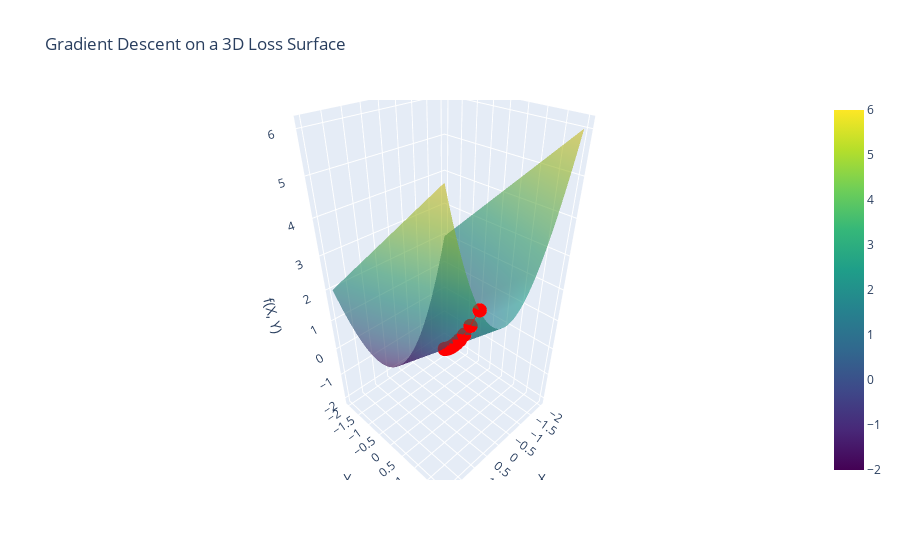

Write notebook code for a chart like this one.
### Code cell
import numpy as np
import plotly.graph_objects as go
import pandas as pd

# Define the function and its gradient
def f(x, y):
    return x**2 + y

def gradient(x, y):
    return np.array([2*x, 2*y])

# Gradient descent parameters
learning_rate = 0.1
num_steps = 100
initial_point = np.array([1.0, 2.0])

# Perform gradient descent and store results
points = []
x, y = initial_point

for step in range(num_steps):
    f_val = f(x, y)
    grad = gradient(x, y)
    points.append([step, x, y, f_val, grad[0], grad[1]])
    
    # Update x, y
    x -= learning_rate * grad[0]
    y -= learning_rate * grad[1]

# Convert to NumPy array
points = np.array(points)

# Generate surface grid
X = np.linspace(-2, 2, 100)
Y = np.linspace(-2, 2, 100)
X, Y = np.meshgrid(X, Y)
Z = f(X, Y)

# Create 3D surface plot
fig = go.Figure()
fig.add_trace(go.Surface(z=Z, x=X, y=Y, colorscale='Viridis', opacity=0.6))

# Add gradient descent path
fig.add_trace(go.Scatter3d(x=points[:, 1], y=points[:, 2], z=points[:, 3],
                           mode='markers+lines', marker=dict(size=5, color='red')))

fig.update_layout(title="Gradient Descent on a 3D Loss Surface",
                  scene=dict(xaxis_title='X', yaxis_title='Y', zaxis_title='f(X, Y)'))

fig.show()

# Convert to DataFrame
df = pd.DataFrame(points, columns=["Step", "x", "y", "f(x, y)", "∇f_x", "∇f_y"])

# Apply styling
styled_df = df.style.set_properties(**{
    'text-align': 'center',  # Center align text
    'border': '1px solid black',  # Add table borders
}).set_table_styles([
    {'selector': 'th', 'props': [('font-weight', 'bold'), ('background-color', '#4CAF50'), ('color', 'white')]}
]).background_gradient(subset=["f(x, y)"], cmap="coolwarm")  # Gradient color on function values

# Display the styled DataFrame
styled_df

### Figure 1 — Plotly figure (JSON) as saved in the notebook; plotly's stock layout.template omitted (floating-point values rounded to 4 significant figures; data arrays with more than 128 entries replaced by an {"elided": "..."} marker saying what was removed)
{"data": [{"colorscale": [[0, "#440154"], [0.1111, "#482878"], [0.2222, "#3e4989"], [0.3333, "#31688e"], [0.4444, "#26828e"], [0.5556, "#1f9e89"], [0.6667, "#35b779"], [0.7778, "#6ece58"], [0.8889, "#b5de2b"], [1, "#fde725"]], "opacity": 0.6, "type": "surface", "x": {"elided": "100x100 float values"}, "y": {"elided": "100x100 float values"}, "z": {"elided": "100x100 float values"}}, {"marker": {"color": "red", "size": 5}, "mode": "markers+lines", "type": "scatter3d", "x": [1.0, 0.8, 0.64, 0.512, 0.4096, 0.3277, 0.2621, 0.2097, 0.1678, 0.1342, 0.1074, 0.0859, 0.06872, 0.05498, 0.04398, 0.03518, 0.02815, 0.02252, 0.01801, 0.01441, 0.01153, 0.009223, 0.007379, 0.005903, 0.004722, 0.003778, 0.003022, 0.002418, 0.001934, 0.001547, 0.001238, 0.0009904, 0.0007923, 0.0006338, 0.0005071, 0.0004056, 0.0003245, 0.0002596, 0.0002077, 0.0001662, 0.0001329, 0.0001063, 8.507e-05, 6.806e-05, 5.445e-05, 4.356e-05, 3.484e-05, 2.788e-05, 2.23e-05, 1.784e-05, 1.427e-05, 1.142e-05, 9.134e-06, 7.308e-06, 5.846e-06, 4.677e-06, 3.741e-06, 2.993e-06, 2.395e-06, 1.916e-06, 1.532e-06, 1.226e-06, 9.808e-07, 7.846e-07, 6.277e-07, 5.022e-07, 4.017e-07, 3.214e-07, 2.571e-07, 2.057e-07, 1.646e-07, 1.316e-07, 1.053e-07, 8.425e-08, 6.74e-08, 5.392e-08, 4.314e-08, 3.451e-08, 2.761e-08, 2.209e-08, 1.767e-08, 1.413e-08, 1.131e-08, 9.046e-09, 7.237e-09, 5.79e-09, 4.632e-09, 3.705e-09, 2.964e-09, 2.371e-09, 1.897e-09, 1.518e-09, 1.214e-09, 9.713e-10, 7.771e-10, 6.217e-10, 4.973e-10, 3.979e-10, 3.183e-10, 2.546e-10], "y": [2.0, 1.6, 1.28, 1.024, 0.8192, 0.6554, 0.5243, 0.4194, 0.3355, 0.2684, 0.2147, 0.1718, 0.1374, 0.11, 0.08796, 0.07037, 0.05629, 0.04504, 0.03603, 0.02882, 0.02306, 0.01845, 0.01476, 0.01181, 0.009445, 0.007556, 0.006045, 0.004836, 0.003869, 0.003095, 0.002476, 0.001981, 0.001585, 0.001268, 0.001014, 0.0008113, 0.000649, 0.0005192, 0.0004154, 0.0003323, 0.0002658, 0.0002127, 0.0001701, 0.0001361, 0.0001089, 8.711e-05, 6.969e-05, 5.575e-05, 4.46e-05, 3.568e-05, 2.854e-05, 2.284e-05, 1.827e-05, 1.462e-05, 1.169e-05, 9.354e-06, 7.483e-06, 5.986e-06, 4.789e-06, 3.831e-06, 3.065e-06, 2.452e-06, 1.962e-06, 1.569e-06, 1.255e-06, 1.004e-06, 8.035e-07, 6.428e-07, 5.142e-07, 4.114e-07, 3.291e-07, 2.633e-07, 2.106e-07, 1.685e-07, 1.348e-07, 1.078e-07, 8.627e-08, 6.902e-08, 5.521e-08, 4.417e-08, 3.534e-08, 2.827e-08, 2.262e-08, 1.809e-08, 1.447e-08, 1.158e-08, 9.263e-09, 7.411e-09, 5.929e-09, 4.743e-09, 3.794e-09, 3.035e-09, 2.428e-09, 1.943e-09, 1.554e-09, 1.243e-09, 9.946e-10, 7.957e-10, 6.366e-10, 5.093e-10], "z": [3.0, 2.24, 1.69, 1.286, 0.987, 0.7627, 0.593, 0.4634, 0.3637, 0.2864, 0.2263, 0.1792, 0.1422, 0.113, 0.0899, 0.07161, 0.05709, 0.04554, 0.03635, 0.02903, 0.02319, 0.01853, 0.01481, 0.01184, 0.009467, 0.00757, 0.006054, 0.004842, 0.003872, 0.003097, 0.002477, 0.001982, 0.001585, 0.001268, 0.001014, 0.0008115, 0.0006491, 0.0005193, 0.0004154, 0.0003323, 0.0002659, 0.0002127, 0.0001701, 0.0001361, 0.0001089, 8.711e-05, 6.969e-05, 5.575e-05, 4.46e-05, 3.568e-05, 2.855e-05, 2.284e-05, 1.827e-05, 1.462e-05, 1.169e-05, 9.354e-06, 7.483e-06, 5.986e-06, 4.789e-06, 3.831e-06, 3.065e-06, 2.452e-06, 1.962e-06, 1.569e-06, 1.255e-06, 1.004e-06, 8.035e-07, 6.428e-07, 5.142e-07, 4.114e-07, 3.291e-07, 2.633e-07, 2.106e-07, 1.685e-07, 1.348e-07, 1.078e-07, 8.627e-08, 6.902e-08, 5.521e-08, 4.417e-08, 3.534e-08, 2.827e-08, 2.262e-08, 1.809e-08, 1.447e-08, 1.158e-08, 9.263e-09, 7.411e-09, 5.929e-09, 4.743e-09, 3.794e-09, 3.035e-09, 2.428e-09, 1.943e-09, 1.554e-09, 1.243e-09, 9.946e-10, 7.957e-10, 6.366e-10, 5.093e-10]}], "layout": {"scene": {"xaxis": {"title": {"text": "X"}}, "yaxis": {"title": {"text": "Y"}}, "zaxis": {"title": {"text": "f(X, Y)"}}}, "title": {"text": "Gradient Descent on a 3D Loss Surface"}}}
